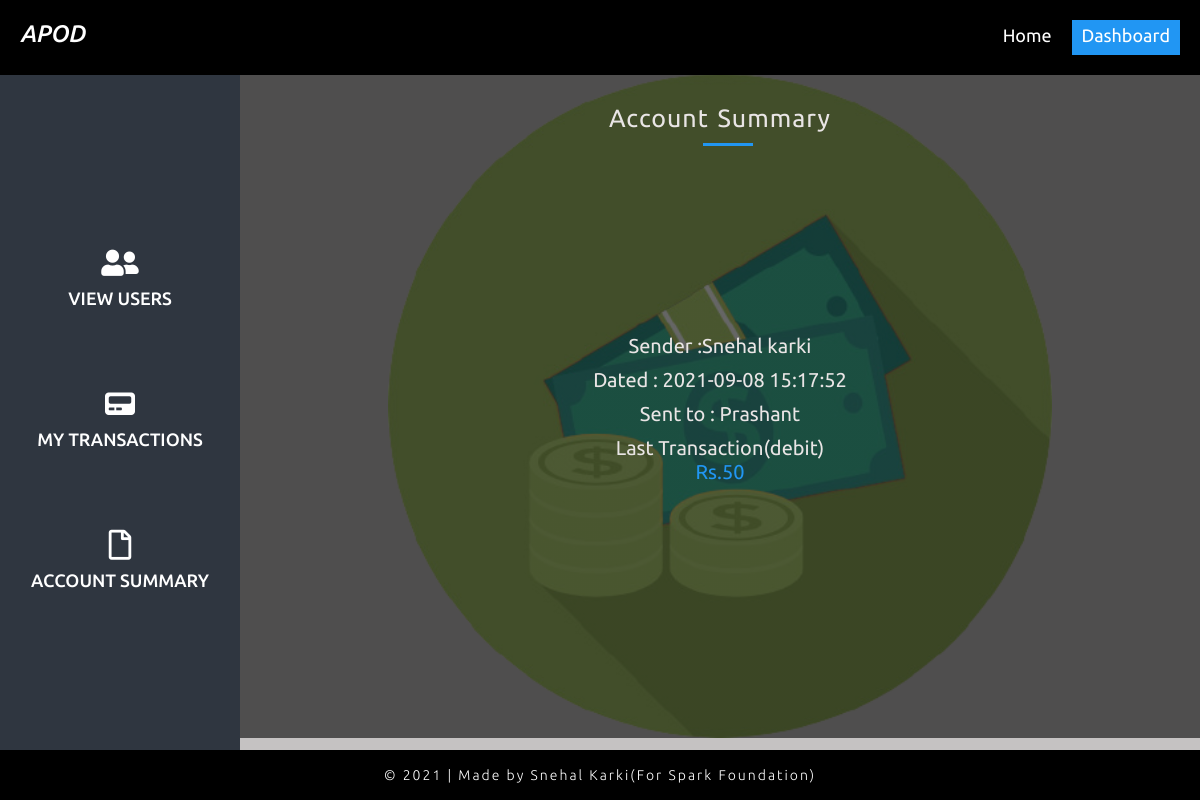
/dashboard.php?PageName=accountSummary, run on the app's committed database.
### tables this page shows
CREATE TABLE `transactionhistory` (
  `id` int(11) NOT NULL,
  `sender` varchar(50) NOT NULL,
  `receiver` varchar(50) NOT NULL,
  `amount` int(11) NOT NULL,
  `time` datetime DEFAULT NULL
);

### PagesFolder/accountSummary.inc.php (the view)
<section class="summary">
    <h1 class="title">Account Summary</h1>
    <ul>
        <?php
            include 'config.php';
            $sql = "select * from  `transactionhistory` order by id DESC LIMIT 1";
            $res = mysqli_query($con,$sql);
            if($res){
                while($row = mysqli_fetch_assoc($res)){
                    $sender = $row['sender'];
                    $receiver = $row['receiver'];
                    $amount = $row['amount'];
                    $time = $row['time'];
                    echo '
                    <li>Sender :'.$sender.'</li>
                    <li>Dated : '.$time.'</li>
                    <li>Sent to : '.$receiver.'</li>
                    <li>Last Transaction(debit) <br> <span>Rs.'.$amount.'</span></li>
                    ';
                }
            }
            ?>
    </ul>
</section>
<?php
    include 'footer.php';
?>

### css/style.css (style rules this page uses)
* { margin: 0; padding: 0; box-sizing: border-box; user-select: none; -webkit-tap-highlight-color: transparent; outline: none; overflow-x: unset; }
:root { --primary-color: #2196F3; --secondary-color: #222; }
html { font-family: 'Ubuntu', sans-serif; color: var(--secondary-color); scroll-behavior: smooth; }
h1 { font-size: 25px; font-weight: 400; letter-spacing: 1px; word-spacing: 2px; }
section { padding: 30px 60px; }
.title { text-align: center; margin-bottom: 20px; position: relative; }
.title::after { position: absolute; display: block; content: ""; width: 50px; height: 3px; margin-top: 10px; left: 48%; background-color: var(--primary-color); }
.summary { height: 83vh; background-image: linear-gradient(rgba(0, 0, 0, 0.6), rgba(0, 0, 0, 0.6)), url("../img/summary.png"); background-repeat: no-repeat; background-position: center; width: 100%; background-size: contain; color: rgb(233, 229, 229); }
.summary ul { position: absolute; top: 50%; left: 50%; transform: translate(-50%, -50%); }
.summary li { list-style: none; font-size: 20px; margin-bottom: 10px; text-align: center; }
.summary li span { color: var(--primary-color); }

### data on the page
transactionhistory: sender "Snehal karki", time "2021-09-08 15:17:52", receiver "Prashant", amount "50"
